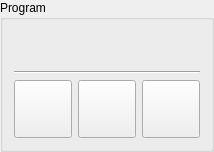
         <widget class="QGroupBox" name="groupBox">
          <property name="title">
           <string>Program</string>
          </property>
          <layout class="QVBoxLayout" name="verticalLayout">
           <item>
            <spacer name="verticalSpacer">
             <property name="orientation">
              <enum>Qt::Vertical</enum>
             </property>
             <property name="sizeHint" stdset="0">
              <size>
               <width>20</width>
               <height>40</height>
              </size>
             </property>
            </spacer>
           </item>
           <item>
            <widget class="Line" name="line_5">
             <property name="orientation">
              <enum>Qt::Horizontal</enum>
             </property>
            </widget>
           </item>
           <item>
            <layout class="QHBoxLayout" name="horizontalLayout">
             <item>
              <widget class="ActionButton" name="actionbutton">
               <property name="sizePolicy">
                <sizepolicy hsizetype="Fixed" vsizetype="Fixed">
                 <horstretch>0</horstretch>
                 <verstretch>0</verstretch>
                </sizepolicy>
               </property>
               <property name="minimumSize">
                <size>
                 <width>52</width>
                 <height>52</height>
                </size>
               </property>
               <property name="styleSheet">
                <string notr="true">width: 50px; height: 50px</string>
               </property>
               <property name="icon">
                <iconset>
                 <normaloff>icons/stop.png</normaloff>icons/stop.png</iconset>
               </property>
               <property name="iconSize">
                <size>
                 <width>36</width>
                 <height>36</height>
                </size>
               </property>
              </widget>
             </item>
             <item>
              <widget class="ActionButton" name="actionbutton_2">
               <property name="sizePolicy">
                <sizepolicy hsizetype="Fixed" vsizetype="Fixed">
                 <horstretch>0</horstretch>
                 <verstretch>0</verstretch>
                </sizepolicy>
               </property>
               <property name="minimumSize">
                <size>
                 <width>52</width>
                 <height>52</height>
                </size>
               </property>
               <property name="styleSheet">
                <string notr="true">width: 50px; height: 50px</string>
               </property>
               <property name="icon">
                <iconset>
                 <normaloff>icons/pause.png</normaloff>icons/pause.png</iconset>
               </property>
               <property name="iconSize">
                <size>
                 <width>36</width>
                 <height>36</height>
                </size>
               </property>
              </widget>
             </item>
             <item>
              <widget class="ActionButton" name="actionbutton_3">
               <property name="sizePolicy">
                <sizepolicy hsizetype="Fixed" vsizetype="Fixed">
                 <horstretch>0</horstretch>
                 <verstretch>0</verstretch>
                </sizepolicy>
               </property>
               <property name="minimumSize">
                <size>
                 <width>52</width>
                 <height>52</height>
                </size>
               </property>
               <property name="styleSheet">
                <string notr="true">width: 50px; height: 50px</string>
               </property>
               <property name="icon">
                <iconset>
                 <normaloff>icons/start.png</normaloff>icons/start.png</iconset>
               </property>
               <property name="iconSize">
                <size>
                 <width>36</width>
                 <height>36</height>
                </size>
               </property>
              </widget>
             </item>
            </layout>
           </item>
          </layout>
         </widget>
